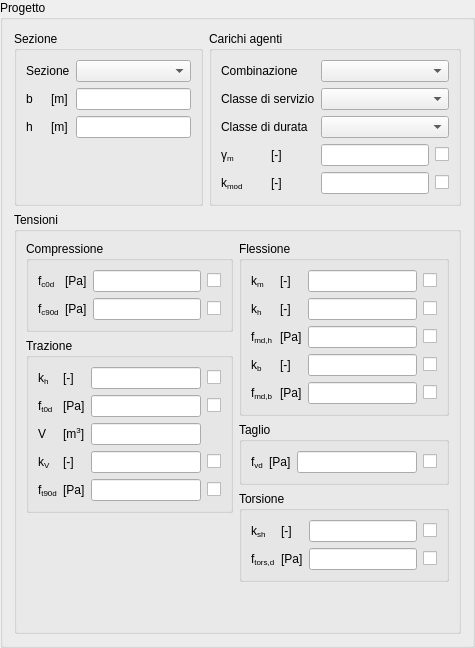
        <widget class="QGroupBox" name="designGBox">
         <property name="title">
          <string>Progetto</string>
         </property>
         <layout class="QGridLayout" name="gridLayout_13">
          <item row="0" column="0">
           <widget class="QGroupBox" name="sectionGBox">
            <property name="title">
             <string>Sezione</string>
            </property>
            <layout class="QGridLayout" name="gridLayout_9">
             <item row="0" column="0" colspan="2">
              <widget class="QLabelRichName" name="sectionTypeLabel">
               <property name="text">
                <string>Sezione</string>
               </property>
              </widget>
             </item>
             <item row="0" column="2">
              <widget class="QComboBoxEnum" name="sectionTypeComboBox"/>
             </item>
             <item row="1" column="0">
              <widget class="QLabelRichName" name="bLabel">
               <property name="text">
                <string>&lt;!DOCTYPE HTML PUBLIC &quot;-//W3C//DTD HTML 4.0//EN&quot; &quot;http://www.w3.org/TR/REC-html40/strict.dtd&quot;&gt;
&lt;html&gt;&lt;head&gt;&lt;meta name=&quot;qrichtext&quot; content=&quot;1&quot; /&gt;&lt;/head&gt;
&lt;body&gt;
b
&lt;/body&gt;
&lt;/html&gt;</string>
               </property>
              </widget>
             </item>
             <item row="1" column="1">
              <widget class="QLabelUnitMeasure" name="bUMLabel">
               <property name="text">
                <string>&lt;!DOCTYPE HTML PUBLIC &quot;-//W3C//DTD HTML 4.0//EN&quot; &quot;http://www.w3.org/TR/REC-html40/strict.dtd&quot;&gt;
&lt;html&gt;&lt;head&gt;&lt;meta name=&quot;qrichtext&quot; content=&quot;1&quot; /&gt;&lt;/head&gt;
&lt;body&gt;
[m]
&lt;/body&gt;
&lt;/html&gt;</string>
               </property>
              </widget>
             </item>
             <item row="1" column="2">
              <widget class="QLineEditValue" name="bLEdit"/>
             </item>
             <item row="2" column="0">
              <widget class="QLabelRichName" name="hLabel">
               <property name="text">
                <string>&lt;!DOCTYPE HTML PUBLIC &quot;-//W3C//DTD HTML 4.0//EN&quot; &quot;http://www.w3.org/TR/REC-html40/strict.dtd&quot;&gt;
&lt;html&gt;&lt;head&gt;&lt;meta name=&quot;qrichtext&quot; content=&quot;1&quot; /&gt;&lt;/head&gt;
&lt;body&gt;
h
&lt;/body&gt;
&lt;/html&gt;</string>
               </property>
              </widget>
             </item>
             <item row="2" column="1">
              <widget class="QLabelUnitMeasure" name="hUMLabel">
               <property name="text">
                <string>&lt;!DOCTYPE HTML PUBLIC &quot;-//W3C//DTD HTML 4.0//EN&quot; &quot;http://www.w3.org/TR/REC-html40/strict.dtd&quot;&gt;
&lt;html&gt;&lt;head&gt;&lt;meta name=&quot;qrichtext&quot; content=&quot;1&quot; /&gt;&lt;/head&gt;
&lt;body&gt;
[m]
&lt;/body&gt;
&lt;/html&gt;</string>
               </property>
              </widget>
             </item>
             <item row="2" column="2">
              <widget class="QLineEditValue" name="hLEdit"/>
             </item>
             <item row="3" column="1" colspan="2">
              <spacer name="verticalSpacer">
               <property name="orientation">
                <enum>Qt::Vertical</enum>
               </property>
               <property name="sizeHint" stdset="0">
                <size>
                 <width>20</width>
                 <height>43</height>
                </size>
               </property>
              </spacer>
             </item>
            </layout>
           </widget>
          </item>
          <item row="0" column="1">
           <widget class="QGroupBox" name="commonParGBox">
            <property name="title">
             <string>Carichi agenti</string>
            </property>
            <layout class="QGridLayout" name="gridLayout_4">
             <item row="0" column="0" colspan="2">
              <widget class="QLabelRichName" name="lsTypeLabel">
               <property name="text">
                <string>Combinazione</string>
               </property>
              </widget>
             </item>
             <item row="0" column="2" colspan="2">
              <widget class="QComboBoxEnum" name="lsTypeComboBox"/>
             </item>
             <item row="1" column="0" colspan="2">
              <widget class="QLabelRichName" name="sClassLabel">
               <property name="text">
                <string>Classe di servizio</string>
               </property>
              </widget>
             </item>
             <item row="1" column="2" colspan="2">
              <widget class="QComboBoxEnum" name="sClassComboBox"/>
             </item>
             <item row="2" column="0" colspan="2">
              <widget class="QLabelRichName" name="ldClassLabel">
               <property name="text">
                <string>Classe di durata</string>
               </property>
              </widget>
             </item>
             <item row="2" column="2" colspan="2">
              <widget class="QComboBoxEnum" name="ldClassComboBox"/>
             </item>
             <item row="3" column="0">
              <widget class="QLabelRichName" name="gammaMLabel">
               <property name="text">
                <string>&lt;!DOCTYPE HTML PUBLIC &quot;-//W3C//DTD HTML 4.0//EN&quot; &quot;http://www.w3.org/TR/REC-html40/strict.dtd&quot;&gt;
&lt;html&gt;&lt;head&gt;&lt;meta name=&quot;qrichtext&quot; content=&quot;1&quot; /&gt;&lt;/head&gt;
&lt;body&gt;
γ&lt;span style=&quot; vertical-align:sub;&quot;&gt;m&lt;/span&gt;
&lt;/body&gt;&lt;/html&gt;</string>
               </property>
              </widget>
             </item>
             <item row="3" column="1">
              <widget class="QLabelUnitMeasure" name="gammaMUMLabel">
               <property name="text">
                <string>&lt;!DOCTYPE HTML PUBLIC &quot;-//W3C//DTD HTML 4.0//EN&quot; &quot;http://www.w3.org/TR/REC-html40/strict.dtd&quot;&gt;
&lt;html&gt;&lt;head&gt;&lt;meta name=&quot;qrichtext&quot; content=&quot;1&quot; /&gt;&lt;/head&gt;
&lt;body&gt;
[-]
&lt;/body&gt;&lt;/html&gt;</string>
               </property>
              </widget>
             </item>
             <item row="3" column="2">
              <widget class="QLineEditValue" name="gammaMLEdit"/>
             </item>
             <item row="4" column="0">
              <widget class="QLabelRichName" name="kmodLabel">
               <property name="text">
                <string>&lt;!DOCTYPE HTML PUBLIC &quot;-//W3C//DTD HTML 4.0//EN&quot; &quot;http://www.w3.org/TR/REC-html40/strict.dtd&quot;&gt;
&lt;html&gt;&lt;head&gt;&lt;meta name=&quot;qrichtext&quot; content=&quot;1&quot; /&gt;&lt;style type=&quot;text/css&quot;&gt;
p, li { white-space: pre-wrap; }
&lt;/style&gt;&lt;/head&gt;&lt;body style=&quot; font-family:'Sans Serif'; font-size:9pt; font-weight:400; font-style:normal;&quot;&gt;
&lt;p style=&quot; margin-top:0px; margin-bottom:0px; margin-left:0px; margin-right:0px; -qt-block-indent:0; text-indent:0px;&quot;&gt;k&lt;span style=&quot; vertical-align:sub;&quot;&gt;mod&lt;/span&gt;&lt;/p&gt;&lt;/body&gt;&lt;/html&gt;</string>
               </property>
              </widget>
             </item>
             <item row="4" column="1">
              <widget class="QLabelUnitMeasure" name="kmodUMLabel">
               <property name="text">
                <string>&lt;!DOCTYPE HTML PUBLIC &quot;-//W3C//DTD HTML 4.0//EN&quot; &quot;http://www.w3.org/TR/REC-html40/strict.dtd&quot;&gt;
&lt;html&gt;&lt;head&gt;&lt;meta name=&quot;qrichtext&quot; content=&quot;1&quot; /&gt;&lt;/head&gt;
&lt;body&gt;
[-]
&lt;/body&gt;&lt;/html&gt;</string>
               </property>
              </widget>
             </item>
             <item row="4" column="2">
              <widget class="QLineEditValue" name="kmodLEdit"/>
             </item>
             <item row="3" column="3">
              <widget class="QCheckBoxReadOnly" name="gammaMROCBox">
               <property name="text">
                <string/>
               </property>
              </widget>
             </item>
             <item row="4" column="3">
              <widget class="QCheckBoxReadOnly" name="kmodROCBox">
               <property name="text">
                <string/>
               </property>
              </widget>
             </item>
            </layout>
           </widget>
          </item>
          <item row="1" column="0" colspan="2">
           <widget class="QGroupBox" name="tensionGBox">
            <property name="title">
             <string>Tensioni</string>
            </property>
            <layout class="QGridLayout" name="gridLayout_10">
             <item row="0" column="0">
              <layout class="QVBoxLayout" name="verticalLayout_2">
               <item>
                <widget class="QGroupBox" name="compressionGBox">
                 <property name="title">
                  <string>Compressione</string>
                 </property>
                 <layout class="QGridLayout" name="gridLayout_8">
                  <item row="0" column="3">
                   <widget class="QLineEditValue" name="fc0dLEdit"/>
                  </item>
                  <item row="1" column="0">
                   <widget class="QLabelRichName" name="fc90dLabel">
                    <property name="text">
                     <string>&lt;!DOCTYPE HTML PUBLIC &quot;-//W3C//DTD HTML 4.0//EN&quot; &quot;http://www.w3.org/TR/REC-html40/strict.dtd&quot;&gt;
&lt;html&gt;&lt;head&gt;&lt;meta name=&quot;qrichtext&quot; content=&quot;1&quot; /&gt;&lt;/head&gt;
&lt;body&gt;
f&lt;span style=&quot; vertical-align:sub;&quot;&gt;c90d&lt;/span&gt;
&lt;/body&gt;&lt;/html&gt;</string>
                    </property>
                   </widget>
                  </item>
                  <item row="1" column="3">
                   <widget class="QLineEditValue" name="fc90dLEdit"/>
                  </item>
                  <item row="0" column="2">
                   <widget class="QLabelUnitMeasure" name="fc0dUMLabel">
                    <property name="text">
                     <string>&lt;!DOCTYPE HTML PUBLIC &quot;-//W3C//DTD HTML 4.0//EN&quot; &quot;http://www.w3.org/TR/REC-html40/strict.dtd&quot;&gt;
&lt;html&gt;&lt;head&gt;&lt;meta name=&quot;qrichtext&quot; content=&quot;1&quot; /&gt;&lt;/head&gt;
&lt;body&gt;
[Pa]
&lt;/body&gt;
&lt;/html&gt;</string>
                    </property>
                   </widget>
                  </item>
                  <item row="0" column="0">
                   <widget class="QLabelRichName" name="fc0dLabel">
                    <property name="text">
                     <string>&lt;!DOCTYPE HTML PUBLIC &quot;-//W3C//DTD HTML 4.0//EN&quot; &quot;http://www.w3.org/TR/REC-html40/strict.dtd&quot;&gt;
&lt;html&gt;&lt;head&gt;&lt;meta name=&quot;qrichtext&quot; content=&quot;1&quot; /&gt;&lt;/head&gt;
&lt;body&gt;
f&lt;span style=&quot; vertical-align:sub;&quot;&gt;c0d&lt;/span&gt;
&lt;/body&gt;&lt;/html&gt;</string>
                    </property>
                   </widget>
                  </item>
                  <item row="1" column="2">
                   <widget class="QLabelUnitMeasure" name="fc90dUMLabel">
                    <property name="text">
                     <string>&lt;!DOCTYPE HTML PUBLIC &quot;-//W3C//DTD HTML 4.0//EN&quot; &quot;http://www.w3.org/TR/REC-html40/strict.dtd&quot;&gt;
&lt;html&gt;&lt;head&gt;&lt;meta name=&quot;qrichtext&quot; content=&quot;1&quot; /&gt;&lt;/head&gt;
&lt;body&gt;
[Pa]
&lt;/body&gt;
&lt;/html&gt;</string>
                    </property>
                   </widget>
                  </item>
                  <item row="0" column="4">
                   <widget class="QCheckBoxReadOnly" name="fc0dCheckBox">
                    <property name="text">
                     <string/>
                    </property>
                   </widget>
                  </item>
                  <item row="1" column="4">
                   <widget class="QCheckBoxReadOnly" name="fc90dCheckBox">
                    <property name="text">
                     <string/>
                    </property>
                   </widget>
                  </item>
                 </layout>
                </widget>
               </item>
               <item>
                <widget class="QGroupBox" name="tractionGBox">
                 <property name="title">
                  <string>Trazione</string>
                 </property>
                 <layout class="QGridLayout" name="gridLayout_11">
                  <item row="1" column="0">
                   <widget class="QLabelRichName" name="ft0dLabel">
                    <property name="text">
                     <string>&lt;!DOCTYPE HTML PUBLIC &quot;-//W3C//DTD HTML 4.0//EN&quot; &quot;http://www.w3.org/TR/REC-html40/strict.dtd&quot;&gt;
&lt;html&gt;&lt;head&gt;&lt;meta name=&quot;qrichtext&quot; content=&quot;1&quot; /&gt;&lt;/head&gt;
&lt;body&gt;
f&lt;span style=&quot; vertical-align:sub;&quot;&gt;t0d&lt;/span&gt;
&lt;/body&gt;&lt;/html&gt;</string>
                    </property>
                   </widget>
                  </item>
                  <item row="1" column="2">
                   <widget class="QLineEditValue" name="ft0dLEdit"/>
                  </item>
                  <item row="1" column="1">
                   <widget class="QLabelUnitMeasure" name="ft0dUMLabel">
                    <property name="text">
                     <string>&lt;!DOCTYPE HTML PUBLIC &quot;-//W3C//DTD HTML 4.0//EN&quot; &quot;http://www.w3.org/TR/REC-html40/strict.dtd&quot;&gt;
&lt;html&gt;&lt;head&gt;&lt;meta name=&quot;qrichtext&quot; content=&quot;1&quot; /&gt;&lt;/head&gt;
&lt;body&gt;
[Pa]
&lt;/body&gt;
&lt;/html&gt;</string>
                    </property>
                   </widget>
                  </item>
                  <item row="2" column="2">
                   <widget class="QLineEditValue" name="VLEdit"/>
                  </item>
                  <item row="2" column="0">
                   <widget class="QLabelRichName" name="VLabel">
                    <property name="text">
                     <string>&lt;!DOCTYPE HTML PUBLIC &quot;-//W3C//DTD HTML 4.0//EN&quot; &quot;http://www.w3.org/TR/REC-html40/strict.dtd&quot;&gt;
&lt;html&gt;&lt;head&gt;&lt;meta name=&quot;qrichtext&quot; content=&quot;1&quot; /&gt;&lt;/head&gt;
&lt;body&gt;
V
&lt;/body&gt;
&lt;/html&gt;</string>
                    </property>
                   </widget>
                  </item>
                  <item row="2" column="1">
                   <widget class="QLabelUnitMeasure" name="VUMLabel">
                    <property name="text">
                     <string>&lt;!DOCTYPE HTML PUBLIC &quot;-//W3C//DTD HTML 4.0//EN&quot; &quot;http://www.w3.org/TR/REC-html40/strict.dtd&quot;&gt;
&lt;html&gt;&lt;head&gt;&lt;meta name=&quot;qrichtext&quot; content=&quot;1&quot; /&gt;&lt;/head&gt;
&lt;body&gt;
[m&lt;span style=&quot; vertical-align:super;&quot;&gt;3&lt;/span&gt;]
&lt;/body&gt;
&lt;/html&gt;</string>
                    </property>
                   </widget>
                  </item>
                  <item row="4" column="0">
                   <widget class="QLabelRichName" name="ft90dLabel">
                    <property name="text">
                     <string>&lt;!DOCTYPE HTML PUBLIC &quot;-//W3C//DTD HTML 4.0//EN&quot; &quot;http://www.w3.org/TR/REC-html40/strict.dtd&quot;&gt;
&lt;html&gt;&lt;head&gt;&lt;meta name=&quot;qrichtext&quot; content=&quot;1&quot; /&gt;&lt;/head&gt;
&lt;body&gt;
f&lt;span style=&quot; vertical-align:sub;&quot;&gt;t90d&lt;/span&gt;
&lt;/body&gt;&lt;/html&gt;</string>
                    </property>
                   </widget>
                  </item>
                  <item row="4" column="1">
                   <widget class="QLabelUnitMeasure" name="ft90dUMLabel">
                    <property name="text">
                     <string>&lt;!DOCTYPE HTML PUBLIC &quot;-//W3C//DTD HTML 4.0//EN&quot; &quot;http://www.w3.org/TR/REC-html40/strict.dtd&quot;&gt;
&lt;html&gt;&lt;head&gt;&lt;meta name=&quot;qrichtext&quot; content=&quot;1&quot; /&gt;&lt;/head&gt;
&lt;body&gt;
[Pa]
&lt;/body&gt;
&lt;/html&gt;</string>
                    </property>
                   </widget>
                  </item>
                  <item row="4" column="2">
                   <widget class="QLineEditValue" name="ft90dLEdit"/>
                  </item>
                  <item row="3" column="0">
                   <widget class="QLabelRichName" name="kVLabel">
                    <property name="text">
                     <string>&lt;!DOCTYPE HTML PUBLIC &quot;-//W3C//DTD HTML 4.0//EN&quot; &quot;http://www.w3.org/TR/REC-html40/strict.dtd&quot;&gt;
&lt;html&gt;&lt;head&gt;&lt;meta name=&quot;qrichtext&quot; content=&quot;1&quot; /&gt;&lt;/head&gt;
&lt;body&gt;
k&lt;span style=&quot; vertical-align:sub;&quot;&gt;V&lt;/span&gt;
&lt;/body&gt;&lt;/html&gt;</string>
                    </property>
                   </widget>
                  </item>
                  <item row="3" column="1">
                   <widget class="QLabelUnitMeasure" name="kVUMLabel">
                    <property name="text">
                     <string>&lt;!DOCTYPE HTML PUBLIC &quot;-//W3C//DTD HTML 4.0//EN&quot; &quot;http://www.w3.org/TR/REC-html40/strict.dtd&quot;&gt;
&lt;html&gt;&lt;head&gt;&lt;meta name=&quot;qrichtext&quot; content=&quot;1&quot; /&gt;&lt;/head&gt;
&lt;body&gt;
[-]
&lt;/body&gt;&lt;/html&gt;</string>
                    </property>
                   </widget>
                  </item>
                  <item row="3" column="2">
                   <widget class="QLineEditValue" name="kVLEdit"/>
                  </item>
                  <item row="0" column="0">
                   <widget class="QLabelRichName" name="khLabel">
                    <property name="text">
                     <string>&lt;!DOCTYPE HTML PUBLIC &quot;-//W3C//DTD HTML 4.0//EN&quot; &quot;http://www.w3.org/TR/REC-html40/strict.dtd&quot;&gt;
&lt;html&gt;&lt;head&gt;&lt;meta name=&quot;qrichtext&quot; content=&quot;1&quot; /&gt;&lt;/head&gt;
&lt;body&gt;
k&lt;span style=&quot; vertical-align:sub;&quot;&gt;h&lt;/span&gt;
&lt;/body&gt;&lt;/html&gt;</string>
                    </property>
                   </widget>
                  </item>
                  <item row="0" column="1">
                   <widget class="QLabelUnitMeasure" name="khUMLabel">
                    <property name="text">
                     <string>&lt;!DOCTYPE HTML PUBLIC &quot;-//W3C//DTD HTML 4.0//EN&quot; &quot;http://www.w3.org/TR/REC-html40/strict.dtd&quot;&gt;
&lt;html&gt;&lt;head&gt;&lt;meta name=&quot;qrichtext&quot; content=&quot;1&quot; /&gt;&lt;/head&gt;
&lt;body&gt;
[-]
&lt;/body&gt;&lt;/html&gt;</string>
                    </property>
                   </widget>
                  </item>
                  <item row="0" column="2">
                   <widget class="QLineEditValue" name="khLEdit"/>
                  </item>
                  <item row="1" column="3">
                   <widget class="QCheckBoxReadOnly" name="ft0dCheckBox">
                    <property name="text">
                     <string/>
                    </property>
                   </widget>
                  </item>
                  <item row="3" column="3">
                   <widget class="QCheckBoxReadOnly" name="kVCheckBox">
                    <property name="text">
                     <string/>
                    </property>
                   </widget>
                  </item>
                  <item row="4" column="3">
                   <widget class="QCheckBoxReadOnly" name="ft90dCheckBox">
                    <property name="text">
                     <string/>
                    </property>
                   </widget>
                  </item>
                  <item row="0" column="3">
                   <widget class="QCheckBoxReadOnly" name="khCheckBox">
                    <property name="text">
                     <string/>
                    </property>
                   </widget>
                  </item>
                 </layout>
                </widget>
               </item>
               <item>
                <spacer name="verticalSpacer_2">
                 <property name="orientation">
                  <enum>Qt::Vertical</enum>
                 </property>
                 <property name="sizeHint" stdset="0">
                  <size>
                   <width>20</width>
                   <height>40</height>
                  </size>
                 </property>
                </spacer>
               </item>
              </layout>
             </item>
             <item row="0" column="1">
              <layout class="QVBoxLayout" name="verticalLayout_4">
               <item>
                <widget class="QGroupBox" name="bendingGBox">
                 <property name="title">
                  <string>Flessione</string>
                 </property>
                 <layout class="QGridLayout" name="gridLayout_12">
                  <item row="4" column="0">
                   <widget class="QLabelRichName" name="fmdhLabel">
                    <property name="text">
                     <string>&lt;!DOCTYPE HTML PUBLIC &quot;-//W3C//DTD HTML 4.0//EN&quot; &quot;http://www.w3.org/TR/REC-html40/strict.dtd&quot;&gt;
&lt;html&gt;&lt;head&gt;&lt;meta name=&quot;qrichtext&quot; content=&quot;1&quot; /&gt;&lt;/head&gt;
&lt;body&gt;
f&lt;span style=&quot; vertical-align:sub;&quot;&gt;md,h&lt;/span&gt;
&lt;/body&gt;&lt;/html&gt;</string>
                    </property>
                   </widget>
                  </item>
                  <item row="4" column="2">
                   <widget class="QLineEditValue" name="fmdhLEdit"/>
                  </item>
                  <item row="4" column="1">
                   <widget class="QLabelUnitMeasure" name="fmdhUMLabel">
                    <property name="text">
                     <string>&lt;!DOCTYPE HTML PUBLIC &quot;-//W3C//DTD HTML 4.0//EN&quot; &quot;http://www.w3.org/TR/REC-html40/strict.dtd&quot;&gt;
&lt;html&gt;&lt;head&gt;&lt;meta name=&quot;qrichtext&quot; content=&quot;1&quot; /&gt;&lt;/head&gt;
&lt;body&gt;
[Pa]
&lt;/body&gt;
&lt;/html&gt;</string>
                    </property>
                   </widget>
                  </item>
                  <item row="1" column="0">
                   <widget class="QLabelRichName" name="khmLabel">
                    <property name="text">
                     <string>&lt;!DOCTYPE HTML PUBLIC &quot;-//W3C//DTD HTML 4.0//EN&quot; &quot;http://www.w3.org/TR/REC-html40/strict.dtd&quot;&gt;
&lt;html&gt;&lt;head&gt;&lt;meta name=&quot;qrichtext&quot; content=&quot;1&quot; /&gt;&lt;/head&gt;
&lt;body&gt;
k&lt;span style=&quot; vertical-align:sub;&quot;&gt;h&lt;/span&gt;
&lt;/body&gt;&lt;/html&gt;</string>
                    </property>
                   </widget>
                  </item>
                  <item row="1" column="2">
                   <widget class="QLineEditValue" name="khmLEdit"/>
                  </item>
                  <item row="1" column="1">
                   <widget class="QLabelUnitMeasure" name="khmUMLabel">
                    <property name="text">
                     <string>&lt;!DOCTYPE HTML PUBLIC &quot;-//W3C//DTD HTML 4.0//EN&quot; &quot;http://www.w3.org/TR/REC-html40/strict.dtd&quot;&gt;
&lt;html&gt;&lt;head&gt;&lt;meta name=&quot;qrichtext&quot; content=&quot;1&quot; /&gt;&lt;/head&gt;
&lt;body&gt;
[-]
&lt;/body&gt;&lt;/html&gt;</string>
                    </property>
                   </widget>
                  </item>
                  <item row="0" column="0">
                   <widget class="QLabelRichName" name="kmLabel">
                    <property name="text">
                     <string>&lt;!DOCTYPE HTML PUBLIC &quot;-//W3C//DTD HTML 4.0//EN&quot; &quot;http://www.w3.org/TR/REC-html40/strict.dtd&quot;&gt;
&lt;html&gt;&lt;head&gt;&lt;meta name=&quot;qrichtext&quot; content=&quot;1&quot; /&gt;&lt;/head&gt;
&lt;body&gt;
k&lt;span style=&quot; vertical-align:sub;&quot;&gt;m&lt;/span&gt;
&lt;/body&gt;&lt;/html&gt;</string>
                    </property>
                   </widget>
                  </item>
                  <item row="0" column="1">
                   <widget class="QLabelUnitMeasure" name="kmUMLabel">
                    <property name="text">
                     <string>&lt;!DOCTYPE HTML PUBLIC &quot;-//W3C//DTD HTML 4.0//EN&quot; &quot;http://www.w3.org/TR/REC-html40/strict.dtd&quot;&gt;
&lt;html&gt;&lt;head&gt;&lt;meta name=&quot;qrichtext&quot; content=&quot;1&quot; /&gt;&lt;/head&gt;
&lt;body&gt;
[-]
&lt;/body&gt;&lt;/html&gt;</string>
                    </property>
                   </widget>
                  </item>
                  <item row="0" column="2">
                   <widget class="QLineEditValue" name="kmLEdit"/>
                  </item>
                  <item row="0" column="3">
                   <widget class="QCheckBoxReadOnly" name="kmCheckBox">
                    <property name="text">
                     <string/>
                    </property>
                   </widget>
                  </item>
                  <item row="6" column="0">
                   <widget class="QLabelRichName" name="fmdbLabel">
                    <property name="text">
                     <string>&lt;!DOCTYPE HTML PUBLIC &quot;-//W3C//DTD HTML 4.0//EN&quot; &quot;http://www.w3.org/TR/REC-html40/strict.dtd&quot;&gt;
&lt;html&gt;&lt;head&gt;&lt;meta name=&quot;qrichtext&quot; content=&quot;1&quot; /&gt;&lt;/head&gt;
&lt;body&gt;
f&lt;span style=&quot; vertical-align:sub;&quot;&gt;md,b&lt;/span&gt;
&lt;/body&gt;&lt;/html&gt;</string>
                    </property>
                   </widget>
                  </item>
                  <item row="6" column="1">
                   <widget class="QLabelUnitMeasure" name="fmdbUMLabel">
                    <property name="text">
                     <string>&lt;!DOCTYPE HTML PUBLIC &quot;-//W3C//DTD HTML 4.0//EN&quot; &quot;http://www.w3.org/TR/REC-html40/strict.dtd&quot;&gt;
&lt;html&gt;&lt;head&gt;&lt;meta name=&quot;qrichtext&quot; content=&quot;1&quot; /&gt;&lt;/head&gt;
&lt;body&gt;
[Pa]
&lt;/body&gt;
&lt;/html&gt;</string>
                    </property>
                   </widget>
                  </item>
                  <item row="6" column="2">
                   <widget class="QLineEditValue" name="fmdbLEdit"/>
                  </item>
                  <item row="4" column="3">
                   <widget class="QCheckBoxReadOnly" name="fmdhCheckBox">
                    <property name="text">
                     <string/>
                    </property>
                   </widget>
                  </item>
                  <item row="6" column="3">
                   <widget class="QCheckBoxReadOnly" name="fmdbCheckBox">
                    <property name="text">
                     <string/>
                    </property>
                   </widget>
                  </item>
                  <item row="5" column="0">
                   <widget class="QLabelRichName" name="kbmLabel">
                    <property name="text">
                     <string>&lt;!DOCTYPE HTML PUBLIC &quot;-//W3C//DTD HTML 4.0//EN&quot; &quot;http://www.w3.org/TR/REC-html40/strict.dtd&quot;&gt;
&lt;html&gt;&lt;head&gt;&lt;meta name=&quot;qrichtext&quot; content=&quot;1&quot; /&gt;&lt;/head&gt;
&lt;body&gt;
k&lt;span style=&quot; vertical-align:sub;&quot;&gt;b&lt;/span&gt;
&lt;/body&gt;&lt;/html&gt;</string>
                    </property>
                   </widget>
                  </item>
                  <item row="5" column="1">
                   <widget class="QLabelUnitMeasure" name="kbmUMLabel">
                    <property name="text">
                     <string>&lt;!DOCTYPE HTML PUBLIC &quot;-//W3C//DTD HTML 4.0//EN&quot; &quot;http://www.w3.org/TR/REC-html40/strict.dtd&quot;&gt;
&lt;html&gt;&lt;head&gt;&lt;meta name=&quot;qrichtext&quot; content=&quot;1&quot; /&gt;&lt;/head&gt;
&lt;body&gt;
[-]
&lt;/body&gt;&lt;/html&gt;</string>
                    </property>
                   </widget>
                  </item>
                  <item row="5" column="2">
                   <widget class="QLineEditValue" name="kbmLEdit"/>
                  </item>
                  <item row="5" column="3">
                   <widget class="QCheckBoxReadOnly" name="kbmCheckBox">
                    <property name="text">
                     <string/>
                    </property>
                   </widget>
                  </item>
                  <item row="1" column="3">
                   <widget class="QCheckBoxReadOnly" name="khmCheckBox">
                    <property name="text">
                     <string/>
                    </property>
                   </widget>
                  </item>
                 </layout>
                </widget>
               </item>
               <item>
                <widget class="QGroupBox" name="shearGBox">
                 <property name="title">
                  <string>Taglio</string>
                 </property>
                 <layout class="QGridLayout" name="gridLayout_3">
                  <item row="0" column="0">
                   <widget class="QLabelRichName" name="fvdLabel">
                    <property name="text">
                     <string>&lt;!DOCTYPE HTML PUBLIC &quot;-//W3C//DTD HTML 4.0//EN&quot; &quot;http://www.w3.org/TR/REC-html40/strict.dtd&quot;&gt;
&lt;html&gt;&lt;head&gt;&lt;meta name=&quot;qrichtext&quot; content=&quot;1&quot; /&gt;&lt;/head&gt;
&lt;body&gt;
f&lt;span style=&quot; vertical-align:sub;&quot;&gt;vd&lt;/span&gt;
&lt;/body&gt;&lt;/html&gt;</string>
                    </property>
                   </widget>
                  </item>
                  <item row="0" column="1">
                   <widget class="QLabelUnitMeasure" name="fvdUMLabel">
                    <property name="text">
                     <string>&lt;!DOCTYPE HTML PUBLIC &quot;-//W3C//DTD HTML 4.0//EN&quot; &quot;http://www.w3.org/TR/REC-html40/strict.dtd&quot;&gt;
&lt;html&gt;&lt;head&gt;&lt;meta name=&quot;qrichtext&quot; content=&quot;1&quot; /&gt;&lt;/head&gt;
&lt;body&gt;
[Pa]
&lt;/body&gt;&lt;/html&gt;</string>
                    </property>
                   </widget>
                  </item>
                  <item row="0" column="2">
                   <widget class="QLineEditValue" name="fvdLEdit"/>
                  </item>
                  <item row="0" column="3">
                   <widget class="QCheckBoxReadOnly" name="fvdCheckBox">
                    <property name="text">
                     <string/>
                    </property>
                   </widget>
                  </item>
                 </layout>
                </widget>
               </item>
               <item>
                <widget class="QGroupBox" name="torsionGBox">
                 <property name="title">
                  <string>Torsione</string>
                 </property>
                 <layout class="QGridLayout" name="gridLayout_7">
                  <item row="3" column="0">
                   <widget class="QLabelRichName" name="ftorsdLabel">
                    <property name="text">
                     <string>&lt;!DOCTYPE HTML PUBLIC &quot;-//W3C//DTD HTML 4.0//EN&quot; &quot;http://www.w3.org/TR/REC-html40/strict.dtd&quot;&gt;
&lt;html&gt;&lt;head&gt;&lt;meta name=&quot;qrichtext&quot; content=&quot;1&quot; /&gt;&lt;/head&gt;
&lt;body&gt;
f&lt;span style=&quot; vertical-align:sub;&quot;&gt;tors,d&lt;/span&gt;
&lt;/body&gt;&lt;/html&gt;</string>
                    </property>
                   </widget>
                  </item>
                  <item row="3" column="2">
                   <widget class="QLineEditValue" name="ftorsdLEdit"/>
                  </item>
                  <item row="3" column="1">
                   <widget class="QLabelUnitMeasure" name="ftorsdUMLabel">
                    <property name="text">
                     <string>&lt;!DOCTYPE HTML PUBLIC &quot;-//W3C//DTD HTML 4.0//EN&quot; &quot;http://www.w3.org/TR/REC-html40/strict.dtd&quot;&gt;
&lt;html&gt;&lt;head&gt;&lt;meta name=&quot;qrichtext&quot; content=&quot;1&quot; /&gt;&lt;/head&gt;
&lt;body&gt;
[Pa]
&lt;/body&gt;
&lt;/html&gt;</string>
                    </property>
                   </widget>
                  </item>
                  <item row="2" column="0">
                   <widget class="QLabelRichName" name="kshLabel">
                    <property name="text">
                     <string>&lt;!DOCTYPE HTML PUBLIC &quot;-//W3C//DTD HTML 4.0//EN&quot; &quot;http://www.w3.org/TR/REC-html40/strict.dtd&quot;&gt;
&lt;html&gt;&lt;head&gt;&lt;meta name=&quot;qrichtext&quot; content=&quot;1&quot; /&gt;&lt;/head&gt;
&lt;body&gt;
k&lt;span style=&quot; vertical-align:sub;&quot;&gt;sh&lt;/span&gt;
&lt;/body&gt;&lt;/html&gt;</string>
                    </property>
                   </widget>
                  </item>
                  <item row="2" column="2">
                   <widget class="QLineEditValue" name="kshLEdit"/>
                  </item>
                  <item row="2" column="1">
                   <widget class="QLabelUnitMeasure" name="kshUMLabel">
                    <property name="text">
                     <string>&lt;!DOCTYPE HTML PUBLIC &quot;-//W3C//DTD HTML 4.0//EN&quot; &quot;http://www.w3.org/TR/REC-html40/strict.dtd&quot;&gt;
&lt;html&gt;&lt;head&gt;&lt;meta name=&quot;qrichtext&quot; content=&quot;1&quot; /&gt;&lt;/head&gt;
&lt;body&gt;
[-]
&lt;/body&gt;&lt;/html&gt;</string>
                    </property>
                   </widget>
                  </item>
                  <item row="2" column="3">
                   <widget class="QCheckBoxReadOnly" name="kshCheckBox">
                    <property name="text">
                     <string/>
                    </property>
                   </widget>
                  </item>
                  <item row="3" column="3">
                   <widget class="QCheckBoxReadOnly" name="ftorsdCheckBox">
                    <property name="text">
                     <string/>
                    </property>
                   </widget>
                  </item>
                 </layout>
                </widget>
               </item>
               <item>
                <spacer name="verticalSpacer_4">
                 <property name="orientation">
                  <enum>Qt::Vertical</enum>
                 </property>
                 <property name="sizeHint" stdset="0">
                  <size>
                   <width>20</width>
                   <height>40</height>
                  </size>
                 </property>
                </spacer>
               </item>
              </layout>
             </item>
            </layout>
           </widget>
          </item>
         </layout>
        </widget>
